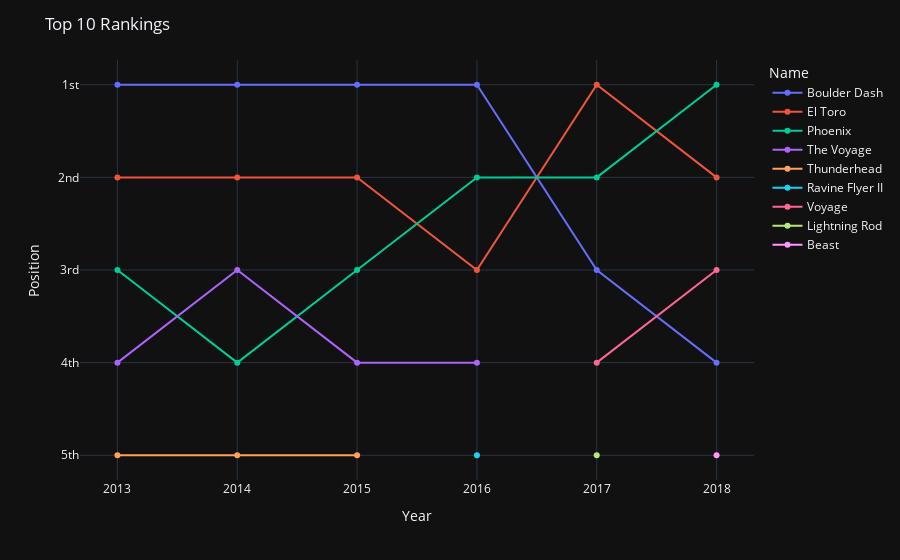

Write notebook code for a chart like this one.
### Markdown cell above
4. Write a function that will plot the ranking of the top `n` ranked roller coasters over time as lines. Your function should take a number `n` and a ranking DataFrame as arguments. Make sure to include informative labels that describe your visualization.

   For example, if `n == 5`, your function should plot a line for each roller coaster that has a rank of `5` or lower.
   
   Call your function with a value of `n` and either the wood ranking or steel ranking DataFrame.

### Code cell
# 4
# Create a function to plot top n rankings over time
import numpy as np


def plotn(n, df):
    rankingdf = df[df['Rank'] <= n]

    fig, ax = plt.subplots(figsize=(20, 14))

    colormap = plt.cm.Spectral
    colors = [colormap(i) for i in np.linspace(0, 1, 9)]

    ax.set_prop_cycle('color', colors)
    plt.style.use('classic')

    for x in set(rankingdf['Name']):
        coaster_rankings = rankingdf[rankingdf['Name'] == x]
        ax.plot(coaster_rankings['Year of Rank'],
                coaster_rankings['Rank'],
                label=x,
                marker='o', linewidth=2.2)
        ax.legend(loc = 8, prop={'size': 16})
        plt.xticks(fontsize=16)
        plt.yticks(fontsize=16)


    ax.invert_yaxis()
    ax.set_yticks([i for i in range(1, 6)])
    plt.title("Top 10 Rankings",
              fontdict={
                  'family': 'serif',
                  'color': 'black',
                  'weight': 'bold',
                  'size': 20
              })
    font = {'family': 'serif', 'color': 'black', 'weight': 'bold', 'size': 16}
    plt.xlabel('Year', fontdict=font)
    plt.ylabel('Ranking', fontdict=font)

def plotn_p(n, df):
    rankingdf = df[df['Rank'] <= n]
    fig = px.line(rankingdf, x=rankingdf['Year of Rank'], y=rankingdf.Rank.values, color='Name', markers=True)
    fig.update_layout(yaxis=dict(autorange="reversed"))
    lbl = ['1st', '2nd', '3rd', '4th', '5th']
    fig.update_layout(yaxis=dict(tickmode='array', tickvals=['1','2','3','4', '5'], ticktext=lbl))
    fig.update_layout(title='Top 10 Rankings', 
                   xaxis_title='Year',
                   yaxis_title='Position')
    fig.update_layout(template='plotly_dark')
    fig.show()
'''
    for x in set(rankingdf['Name']):
        coaster_rankings = rankingdf[rankingdf['Name'] == x]
        fig = go.Figure(layout=go.Layout(height=600, width=970))'''
    # Create and style traces
        #fig.add_trace(go.Scatter(x=coaster_rankings['Year of Rank'], y=coaster_rankings.Rank.values))


# Create a plot of top n rankings over time
#plotn(5, rc_wood_data)

plotn_p(5, rc_wood_data)

### Figure 1 — Plotly figure (JSON) as saved in the notebook; plotly's stock layout.template omitted (floating-point values rounded to 4 significant figures)
{"data": [{"hovertemplate": "Name=Boulder Dash<br>Year of Rank=%{x}<br>y=%{y}<extra></extra>", "legendgroup": "Boulder Dash", "line": {"color": "#636efa", "dash": "solid"}, "marker": {"symbol": "circle"}, "mode": "lines+markers", "name": "Boulder Dash", "orientation": "v", "showlegend": true, "type": "scatter", "x": [2013, 2014, 2015, 2016, 2017, 2018], "xaxis": "x", "y": [1, 1, 1, 1, 3, 4], "yaxis": "y"}, {"hovertemplate": "Name=El Toro<br>Year of Rank=%{x}<br>y=%{y}<extra></extra>", "legendgroup": "El Toro", "line": {"color": "#EF553B", "dash": "solid"}, "marker": {"symbol": "circle"}, "mode": "lines+markers", "name": "El Toro", "orientation": "v", "showlegend": true, "type": "scatter", "x": [2013, 2014, 2015, 2016, 2017, 2018], "xaxis": "x", "y": [2, 2, 2, 3, 1, 2], "yaxis": "y"}, {"hovertemplate": "Name=Phoenix<br>Year of Rank=%{x}<br>y=%{y}<extra></extra>", "legendgroup": "Phoenix", "line": {"color": "#00cc96", "dash": "solid"}, "marker": {"symbol": "circle"}, "mode": "lines+markers", "name": "Phoenix", "orientation": "v", "showlegend": true, "type": "scatter", "x": [2013, 2014, 2015, 2016, 2017, 2018], "xaxis": "x", "y": [3, 4, 3, 2, 2, 1], "yaxis": "y"}, {"hovertemplate": "Name=The Voyage<br>Year of Rank=%{x}<br>y=%{y}<extra></extra>", "legendgroup": "The Voyage", "line": {"color": "#ab63fa", "dash": "solid"}, "marker": {"symbol": "circle"}, "mode": "lines+markers", "name": "The Voyage", "orientation": "v", "showlegend": true, "type": "scatter", "x": [2013, 2014, 2015, 2016], "xaxis": "x", "y": [4, 3, 4, 4], "yaxis": "y"}, {"hovertemplate": "Name=Thunderhead<br>Year of Rank=%{x}<br>y=%{y}<extra></extra>", "legendgroup": "Thunderhead", "line": {"color": "#FFA15A", "dash": "solid"}, "marker": {"symbol": "circle"}, "mode": "lines+markers", "name": "Thunderhead", "orientation": "v", "showlegend": true, "type": "scatter", "x": [2013, 2014, 2015], "xaxis": "x", "y": [5, 5, 5], "yaxis": "y"}, {"hovertemplate": "Name=Ravine Flyer II<br>Year of Rank=%{x}<br>y=%{y}<extra></extra>", "legendgroup": "Ravine Flyer II", "line": {"color": "#19d3f3", "dash": "solid"}, "marker": {"symbol": "circle"}, "mode": "lines+markers", "name": "Ravine Flyer II", "orientation": "v", "showlegend": true, "type": "scatter", "x": [2016], "xaxis": "x", "y": [5], "yaxis": "y"}, {"hovertemplate": "Name=Voyage<br>Year of Rank=%{x}<br>y=%{y}<extra></extra>", "legendgroup": "Voyage", "line": {"color": "#FF6692", "dash": "solid"}, "marker": {"symbol": "circle"}, "mode": "lines+markers", "name": "Voyage", "orientation": "v", "showlegend": true, "type": "scatter", "x": [2017, 2018], "xaxis": "x", "y": [4, 3], "yaxis": "y"}, {"hovertemplate": "Name=Lightning Rod<br>Year of Rank=%{x}<br>y=%{y}<extra></extra>", "legendgroup": "Lightning Rod", "line": {"color": "#B6E880", "dash": "solid"}, "marker": {"symbol": "circle"}, "mode": "lines+markers", "name": "Lightning Rod", "orientation": "v", "showlegend": true, "type": "scatter", "x": [2017], "xaxis": "x", "y": [5], "yaxis": "y"}, {"hovertemplate": "Name=Beast<br>Year of Rank=%{x}<br>y=%{y}<extra></extra>", "legendgroup": "Beast", "line": {"color": "#FF97FF", "dash": "solid"}, "marker": {"symbol": "circle"}, "mode": "lines+markers", "name": "Beast", "orientation": "v", "showlegend": true, "type": "scatter", "x": [2018], "xaxis": "x", "y": [5], "yaxis": "y"}], "layout": {"legend": {"title": {"text": "Name"}, "tracegroupgap": 0}, "margin": {"t": 60}, "title": {"text": "Top 10 Rankings"}, "xaxis": {"anchor": "y", "domain": [0, 1], "title": {"text": "Year"}}, "yaxis": {"anchor": "x", "autorange": "reversed", "domain": [0, 1], "tickmode": "array", "ticktext": ["1st", "2nd", "3rd", "4th", "5th"], "tickvals": ["1", "2", "3", "4", "5"], "title": {"text": "Position"}}}}
